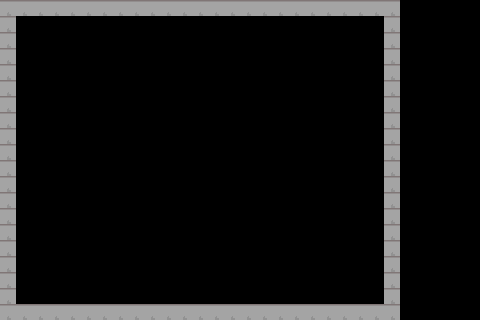

The image is a tile-based game level rendered from a .tmx file. Its description and complete source (layers, tilesets, objects, tile grids) follow:
An orthogonal 30x20 tile map with 16x16 px tiles, 1 tile layer (Capa de Patrones 1).

<map version="1.4" tiledversion="1.4.3" orientation="orthogonal" renderorder="right-down" width="30" height="20" tilewidth="16" tileheight="16" infinite="0" nextlayerid="2" nextobjectid="1">
 <tileset firstgid="1" name="tileset" tilewidth="16" tileheight="16" tilecount="64" columns="8">
  <image source="tileset.png" width="128" height="128" />
 </tileset>
 <layer id="1" name="Capa de Patrones 1" width="30" height="20">
  <data encoding="csv">
43,43,43,43,43,43,43,43,43,43,43,43,43,43,43,43,43,43,43,43,43,43,43,43,43,0,0,0,0,0,
43,0,0,0,0,0,0,0,0,0,0,0,0,0,0,0,0,0,0,0,0,0,0,0,43,0,0,0,0,0,
43,0,0,0,0,0,0,0,0,0,0,0,0,0,0,0,0,0,0,0,0,0,0,0,43,0,0,0,0,0,
43,0,0,0,0,0,0,0,0,0,0,0,0,0,0,0,0,0,0,0,0,0,0,0,43,0,0,0,0,0,
43,0,0,0,0,0,0,0,0,0,0,0,0,0,0,0,0,0,0,0,0,0,0,0,43,0,0,0,0,0,
43,0,0,0,0,0,0,0,0,0,0,0,0,0,0,0,0,0,0,0,0,0,0,0,43,0,0,0,0,0,
43,0,0,0,0,0,0,0,0,0,0,0,0,0,0,0,0,0,0,0,0,0,0,0,43,0,0,0,0,0,
43,0,0,0,0,0,0,0,0,0,0,0,0,0,0,0,0,0,0,0,0,0,0,0,43,0,0,0,0,0,
43,0,0,0,0,0,0,0,0,0,0,0,0,0,0,0,0,0,0,0,0,0,0,0,43,0,0,0,0,0,
43,0,0,0,0,0,0,0,0,0,0,0,0,0,0,0,0,0,0,0,0,0,0,0,43,0,0,0,0,0,
43,0,0,0,0,0,0,0,0,0,0,0,0,0,0,0,0,0,0,0,0,0,0,0,43,0,0,0,0,0,
43,0,0,0,0,0,0,0,0,0,0,0,0,0,0,0,0,0,0,0,0,0,0,0,43,0,0,0,0,0,
43,0,0,0,0,0,0,0,0,0,0,0,0,0,0,0,0,0,0,0,0,0,0,0,43,0,0,0,0,0,
43,0,0,0,0,0,0,0,0,0,0,0,0,0,0,0,0,0,0,0,0,0,0,0,43,0,0,0,0,0,
43,0,0,0,0,0,0,0,0,0,0,0,0,0,0,0,0,0,0,0,0,0,0,0,43,0,0,0,0,0,
43,0,0,0,0,0,0,0,0,0,0,0,0,0,0,0,0,0,0,0,0,0,0,0,43,0,0,0,0,0,
43,0,0,0,0,0,0,0,0,0,0,0,0,0,0,0,0,0,0,0,0,0,0,0,43,0,0,0,0,0,
43,0,0,0,0,0,0,0,0,0,0,0,0,0,0,0,0,0,0,0,0,0,0,0,43,0,0,0,0,0,
43,0,0,0,0,0,0,0,0,0,0,0,0,0,0,0,0,0,0,0,0,0,0,0,43,0,0,0,0,0,
43,43,43,43,43,43,43,43,43,43,43,43,43,43,43,43,43,43,43,43,43,43,43,43,43,0,0,0,0,0
</data>
 </layer>
</map>
